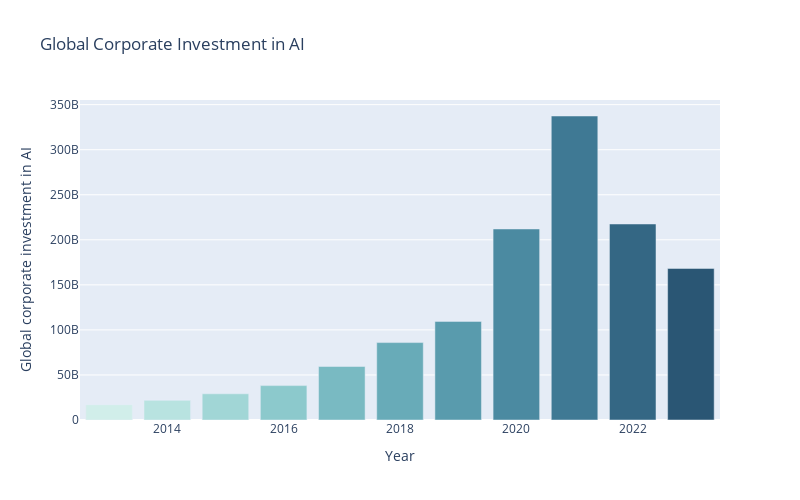

Here is the notebook cell this chart was saved with:
### Code cell
fig = px.bar(df, x='Year', y='Global corporate investment in AI',
             color='Year',
             color_continuous_scale = px.colors.sequential.Teal,
             height = 500, width = 800,
             title = 'Global Corporate Investment in AI')
fig.update(layout_coloraxis_showscale=False)
fig.show()

### Figure 1 — Plotly figure (JSON) as saved in the notebook; plotly's stock layout.template omitted (floating-point values rounded to 4 significant figures)
{"data": [{"alignmentgroup": "True", "hovertemplate": "Year=%{marker.color}<br>Global corporate investment in AI=%{y}<extra></extra>", "legendgroup": "", "marker": {"color": [2013, 2014, 2015, 2016, 2017, 2018, 2019, 2020, 2021, 2022, 2023], "coloraxis": "coloraxis", "pattern": {"shape": ""}}, "name": "", "offsetgroup": "", "orientation": "v", "showlegend": false, "textposition": "auto", "type": "bar", "x": [2013, 2014, 2015, 2016, 2017, 2018, 2019, 2020, 2021, 2022, 2023], "xaxis": "x", "y": [16947452403, 21793308879, 29072854359, 38183017584, 59385279935, 85918060475, 109455247701, 212002677904, 337400000000, 217540668864, 168219155540], "yaxis": "y"}], "layout": {"barmode": "relative", "coloraxis": {"colorbar": {"title": {"text": "Year"}}, "colorscale": [[0, "rgb(209, 238, 234)"], [0.1667, "rgb(168, 219, 217)"], [0.3333, "rgb(133, 196, 201)"], [0.5, "rgb(104, 171, 184)"], [0.6667, "rgb(79, 144, 166)"], [0.8333, "rgb(59, 115, 143)"], [1, "rgb(42, 86, 116)"]], "showscale": false}, "height": 500, "legend": {"tracegroupgap": 0}, "title": {"text": "Global Corporate Investment in AI"}, "width": 800, "xaxis": {"anchor": "y", "domain": [0, 1], "title": {"text": "Year"}}, "yaxis": {"anchor": "x", "domain": [0, 1], "title": {"text": "Global corporate investment in AI"}}}}
